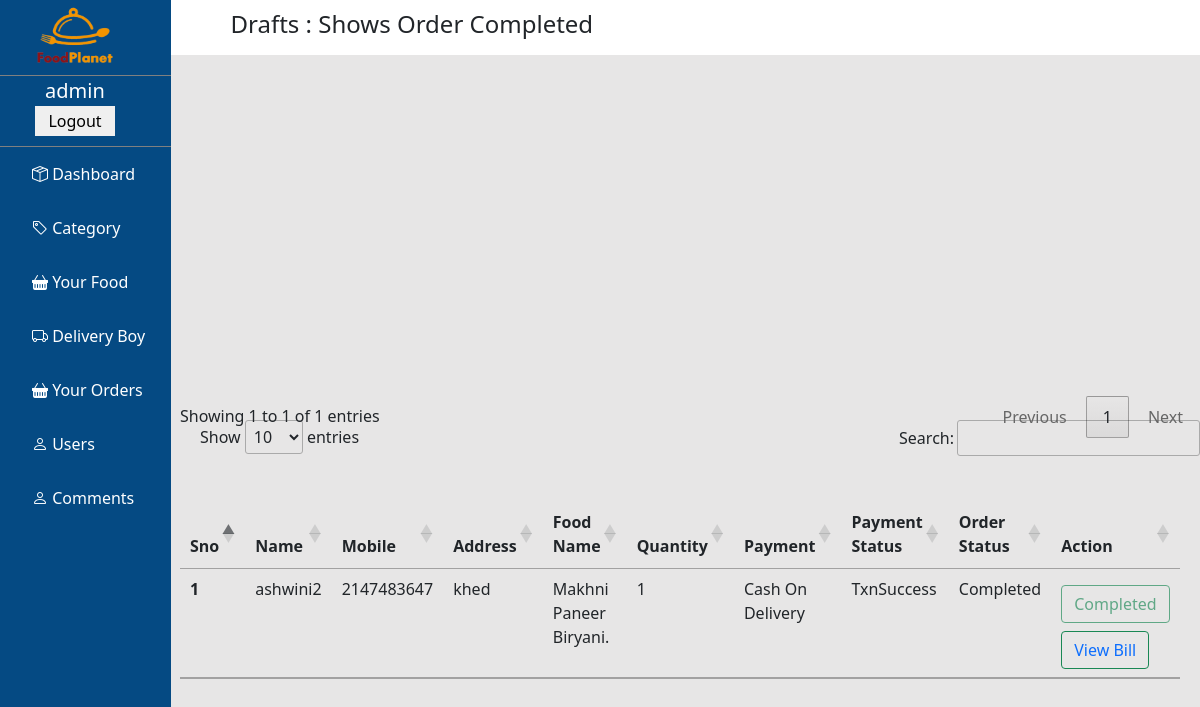
Screenshot of /admin/Drafts.php (signed in) with the database file from the repository.
### tables this page shows
CREATE TABLE `admin_orders` (
  `sno` int(100) NOT NULL,
  `order_id` varchar(255) NOT NULL,
  `txn_amt` int(255) NOT NULL,
  `bank_name` varchar(255) NOT NULL,
  `Status` varchar(255) NOT NULL,
  `gateway` varchar(255) NOT NULL,
  `txn_date` datetime NOT NULL DEFAULT current_timestamp(),
  `user_name` varchar(255) NOT NULL,
  `user_email` varchar(255) NOT NULL,
  `user_mobile` int(255) NOT NULL,
  `user_address` text NOT NULL,
  `user_cust_id` varchar(255) NOT NULL,
  `food_name` varchar(255) NOT NULL,
  `food_no_of_plates` int(100) NOT NULL,
  `payment_type` varchar(100) NOT NULL,
  `order_status` varchar(255) NOT NULL,
  `food_id` int(255) NOT NULL,
  `food_image` varchar(255) NOT NULL,
  `dboy` varchar(250) NOT NULL
);

### admin/Drafts.php (the view, shortened to what this page needs)
<?php include "partials/_dbconnect.php";?>
<!doctype html>
<html lang="en">
<head>
    <link href="https://cdn.jsdelivr.net/npm/bootstrap@5.1.3/dist/css/bootstrap.min.css" rel="stylesheet"
>
    <link rel="stylesheet" href="https://cdn.jsdelivr.net/npm/bootstrap-icons@1.3.0/font/bootstrap-icons.css">
    <link rel="stylesheet" href="//cdn.datatables.net/1.12.1/css/jquery.dataTables.min.css">
</head>
<body>
    <div id="main_contain">
        <?php include "partials/_navbar.php"?>
        <div class="side_navbar">
            <h4>Drafts : Shows Order Completed</h4>
        </div>
    </div>
    <table class="table" id="myTable">
        <thead>
            <tr>
                <th scope="col"> Sno</th>
                <th scope="col"> Name</th>
                <th scope="col"> Mobile</th>
                <th scope="col"> Address</th>
                <th scope="col">Food Name</th>
                <th scope="col">Quantity</th>
                <th scope="col">Payment</th>
                <th scope="col">Payment Status</th>
                <th scope="col">Order Status</th>
                <th scope="col">Action</th>
            </tr>
        </thead>
        <tbody>
            <?php
    $sql = "SELECT * FROM `admin_orders` where order_status = 'Completed'  AND `Status` = 'TxnSuccess' ORDER BY `sno` DESC ";
    $result = mysqli_query($conn, $sql);
    $sno = 0;
    while($rows = mysqli_fetch_assoc($result)){
    $sno_id = $rows['sno'];
    $Status = $rows['Status'];
    $user_name = $rows['user_name'];
    $user_mobile = $rows['user_mobile'];
    $user_address = $rows['user_address'];
    $food_name = $rows['food_name'];
    $food_no_of_plates = $rows['food_no_of_plates'];
    $payment_type = $rows['payment_type'];
    $order_status = $rows['order_status'];
      $sno = $sno+1;
      echo '<tr>
      <th scope="row" width="50px">'.$sno.'</th>
      <td>'.$user_name.'</td>
      <td>'.$user_mobile.'</td>
      <td width="200px">'.$user_address.'</td>
      <td width="100px">'.$food_name.'</td>
      <td width="80px">'.$food_no_of_plates.'</td>
      <td width="100px">'.$payment_type.'</td>
      <td width="100px">'.$Status.'</td>
      <td width="100px">'.$order_status.'</td>
      <td width="150px">
      <button type="submit" class="btn btn-outline-success my-2" disabled="disabled">Completed</button>
      <button type="submit" class="dlt_food_info btn btn-outline-success"><a href="view_bill.php?bill_no='.$sno_id.'">View Bill</a></button></td>
      </tr>';
    }
  ?>
</body>
</html>

### rows the page displays
admin_orders: user_name "ashwini2", user_mobile "2147483647", user_address "khed", food_name "Makhni Paneer Biryani.", food_no_of_plates "1", payment_type "Cash On Delivery", Status "TxnSuccess", order_status "Completed"

### other values shown
$_SESSION['admin_info'] "admin"
